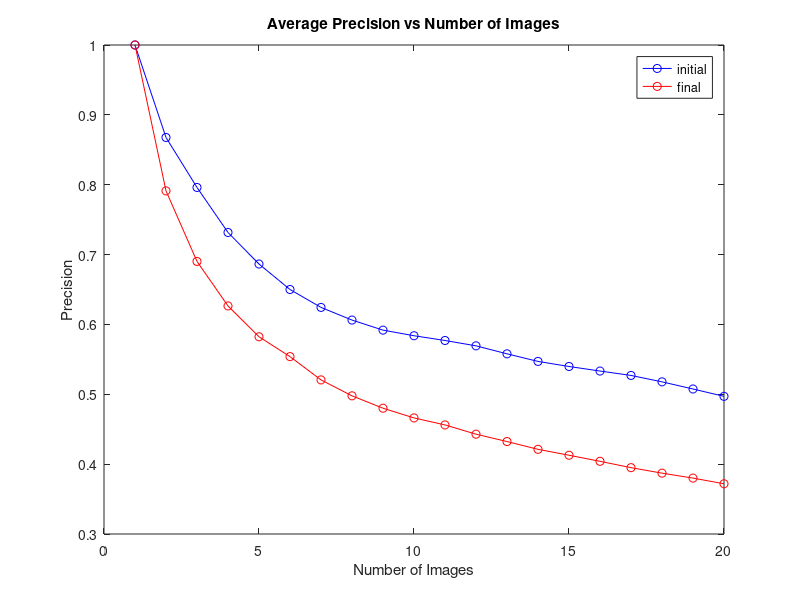
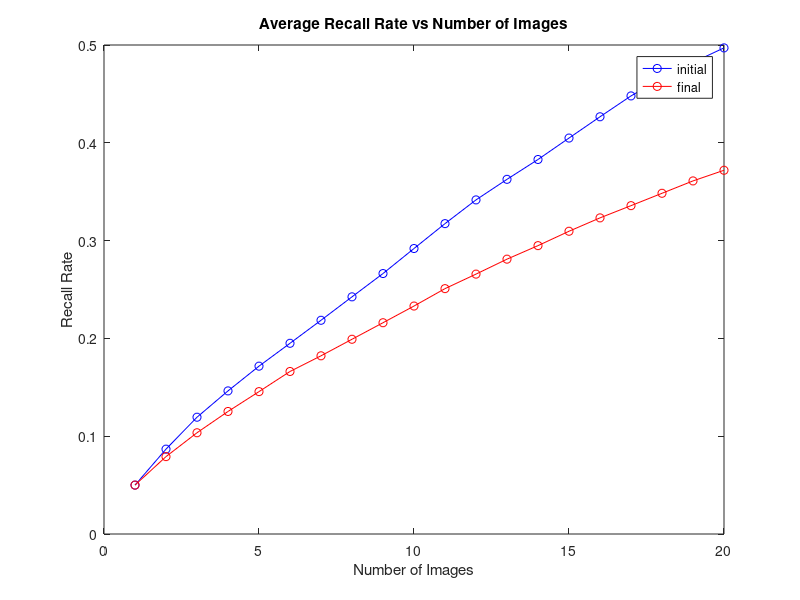
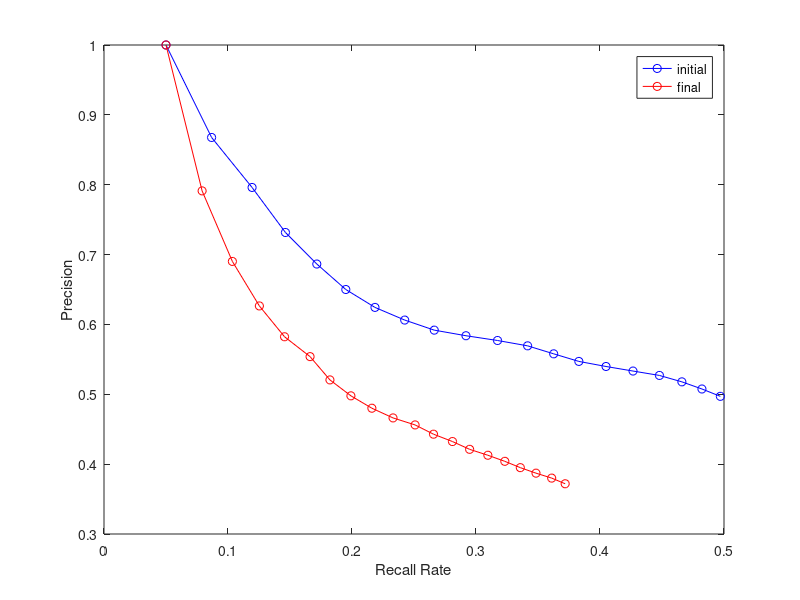

Write MATLAB code to recreate these figures, in order.
close all; clear; clc;
tic

working_path = 'D:\Documents\MATLAB\DI&VP\Assignment';
cd(working_path);
addpath(pwd);

load('old_database_cbir.mat','database');
databaseOld = database;
load('new_database_cbir.mat','database');
databaseNew = database;


total_prec_old = zeros(340,20);
total_rec_old = zeros(340,20);
total_prec_new = zeros(340,20);
total_rec_new = zeros(340,20);

for z = 1:340
    total_prec_old(z,:) = databaseOld(z).precision;
    total_rec_old(z,:) = databaseOld(z).recall_rate; 
    
    total_prec_new(z,:) = databaseNew(z).precision;
    total_rec_new(z,:) = databaseNew(z).recall_rate;
end


average_prec_old = mean(total_prec_old);
average_rec_old = mean(total_rec_old);

average_prec_new = mean(total_prec_new);
average_rec_new = mean(total_rec_new);

num_Images = 1:20;
figure('Name', 'Average Precision vs Num_images','NumberTitle','off');
plot(num_Images, average_prec_old, 'b-o', num_Images, average_prec_new, 'r-o');
title('Average Precision vs Number of Images')
xlabel('Number of Images')
ylabel('Precision')
legend('initial','final')

figure('Name', 'Average Recall Rate vs Num_Images','NumberTitle','off');
plot(num_Images, average_rec_old, 'b-o', num_Images, average_rec_new, 'r-o');
title('Average Recall Rate vs Number of Images')
xlabel('Number of Images')
ylabel('Recall Rate')
legend('initial','final')

figure('Name', 'Average Precision vs Average Recall Rate','NumberTitle','off');
plot(average_rec_old, average_prec_old, 'b-o', average_rec_new, average_prec_new, 'r-o');
xlabel('Recall Rate')
ylabel('Precision')
legend('initial','final')


toc
